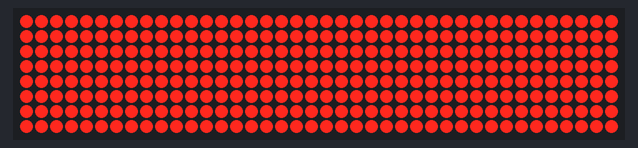
A sketch run on a simulated Arduino Uno, built with avr-gcc and run on an emulated ATmega328P. Parts: 40×8 LED matrix. Wiring (inferred from the names in the program): 5 × MAX7219 LED driver (orientation assumed): data pin 2; clock pin 4; CS pin 3. What the sketch prints to the serial monitor is not drawn.

Above: at 0.2 s.

The sketch:

easy_matrix_ino.ino
```cpp
int ROWS = 8;         // number of rows on the matrix
int DISPLAY_COUNT = 5;// how many max chips do we have connected
int MODE = 0;         // 0 = individual, 1=block when implemented
int ANIMDELAY = 100;  // animation delay, deafault value is 100
int INTENSITYMIN = 0; // minimum brightness, valid range [0,15]
int INTENSITYMAX = 8; // maximum brightness, valid range [0,15]

int DIN_PIN = 2;      // data in pin
int CS_PIN = 3;       // load (CS) pin
int CLK_PIN = 4;      // clock pin

// MAX7219 registers
byte MAXREG_DECODEMODE = 0x09;
byte MAXREG_INTENSITY  = 0x0a;
byte MAXREG_SCANLIMIT  = 0x0b;
byte MAXREG_SHUTDOWN   = 0x0c;
byte MAXREG_DISPTEST   = 0x0f;

byte byteRead;
byte byteValue;
byte byteDisp;
char byteReadBuffer[8];
String readString;


void clear(int disp) {
  for (int row=1; row <= ROWS; row++) {
    setRegistry(disp, row, B00000000);
  }
}

void clearAll() {
  for (int disp=1; disp <= DISPLAY_COUNT; disp++) {
    clear(disp);
  }
}

void setup ()
{
  Serial.begin(115200);
  Serial.println("Startup");

  pinMode(DIN_PIN, OUTPUT);
  pinMode(CLK_PIN, OUTPUT);
  pinMode(CS_PIN, OUTPUT);

  for (int disp=1; disp <= DISPLAY_COUNT; disp++) {
     // initialization of the MAX7219
     setRegistry(disp, MAXREG_DISPTEST, 0x01);    // no display test
     setRegistry(disp, MAXREG_SCANLIMIT, 0x07);
     setRegistry(disp, MAXREG_DECODEMODE, 0x00);  // using an led matrix (not digits)
     setRegistry(disp, MAXREG_SHUTDOWN, 0x00);    // not in shutdown mode
     setRegistry(disp, MAXREG_SHUTDOWN, 0x01);    // not in shutdown mode
     setRegistry(disp, MAXREG_DISPTEST, 0x00);    // no display test
     setRegistry(disp, MAXREG_INTENSITY, 0x0f & INTENSITYMIN);     clear(disp);
   }

}

void test (){
  for (int disp=1; disp <= DISPLAY_COUNT; disp++) {
      for (int row=0; row <= ROWS; row++) {
        //for (int col=1; col <= 8; col++) {
          setRegistry(disp, row, 255);
        //}
      }
  }
}

void loop ()
{
  test();
    //if (count > 64){
      //clear();
    //}

   if(Serial.available() > 2) {
      byteDisp = Serial.read();
      byteRead = Serial.read();
      byteValue = Serial.read();
      //if(byteRead==0){
      //  clear(byteDisp);
      //}

      setRegistry(byteDisp, byteRead, byteValue);
      Serial.println("ok");
    }
}


void setRegistry(byte targetDisplay, byte reg, byte value)
{
  digitalWrite(CS_PIN, LOW);
  for(int disp=1;disp <= DISPLAY_COUNT;disp++){
    if(disp == targetDisplay){
        putByte(reg);   // specify register
        putByte(value); // send data
    }else{
        putByte(B00000000);   // specify register
        putByte(B00000000); // send data
    }

  }
  digitalWrite(CS_PIN, LOW);
  digitalWrite(CS_PIN, HIGH);
}

void putByte(byte data)
{
  byte i = 8;
  byte mask;
  while (i > 0)
  {
    mask = 0x01 << (i - 1);        // get bitmask
    digitalWrite( CLK_PIN, LOW);   // tick
    if (data & mask)               // choose bit
      digitalWrite(DIN_PIN, HIGH); // send 1
    else
      digitalWrite(DIN_PIN, LOW);  // send 0
    digitalWrite(CLK_PIN, HIGH);   // tock
    --i;                           // move to lesser bit
  }
}
```
